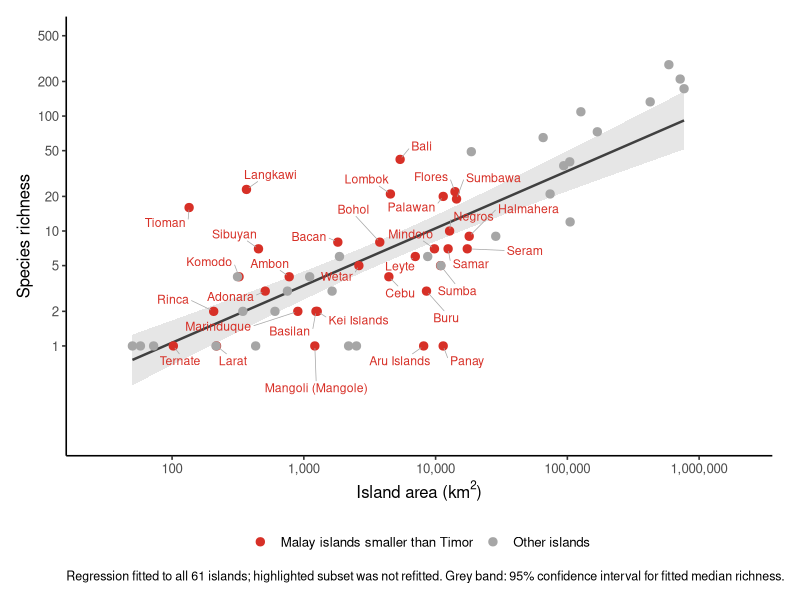
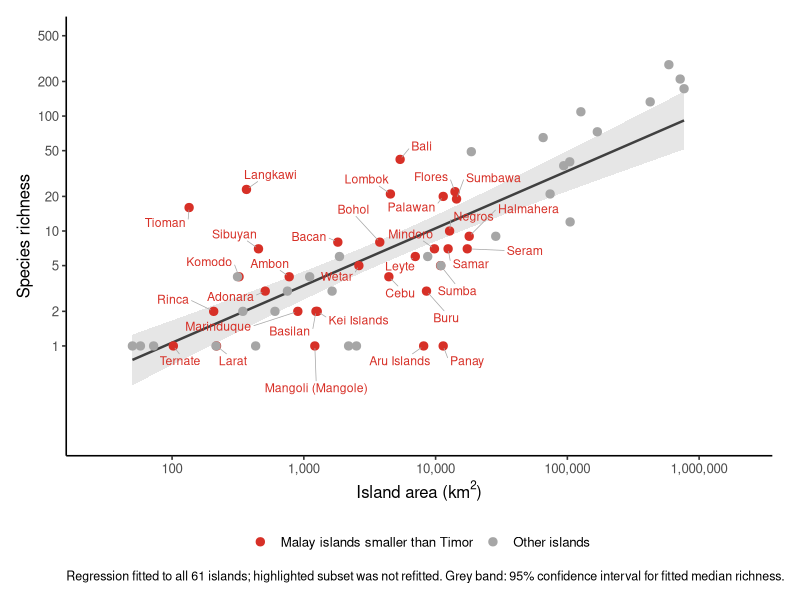

Here is the R script that generated these plots, in order:
# Open the paleo-islands project and run from the project root.
library(readxl)
library(ggplot2)
library(ggrepel)

# All islands; one pooled power relationship ----
islands <- as.data.frame(read_excel("data/richness/island-richness-area.xlsx"))
selected <- read.csv("data/richness/maps/islands-smaller-than-timor.csv")
islands$highlight <- ifelse(islands$island %in% selected$island, "Malay islands smaller than Timor", "Other islands")
stopifnot(sum(islands$island %in% selected$island) == 32)
islands$label <- ifelse(islands$island %in% selected$island, islands$island, "")
islands$log_area <- log(islands$area_km2)
islands$log_richness <- log(islands$n_sp)
fit <- lm(log_richness ~ log_area, data = islands)

# Back-transformed fitted median and its 95% confidence band ----
curve <- data.frame(area_km2 = exp(seq(min(islands$log_area), max(islands$log_area), length.out = 300)))
curve$log_area <- log(curve$area_km2)
interval <- predict(fit, newdata = curve, interval = "confidence", level = .95)
curve$richness <- exp(interval[, "fit"])
curve$lower <- exp(interval[, "lwr"])
curve$upper <- exp(interval[, "upr"])

# Names are retained even in crowded regions of the plot ----
figure <- ggplot(islands, aes(area_km2, n_sp)) +
  geom_ribbon(data = curve, aes(x = area_km2, ymin = lower, ymax = upper),
              inherit.aes = FALSE, fill = "grey85", alpha = .65) +
  geom_line(data = curve, aes(area_km2, richness), inherit.aes = FALSE,
            colour = "grey25", linewidth = .85) +
  geom_point(aes(colour = highlight), size = 2.5) +
  geom_text_repel(aes(label = label, colour = highlight), seed = 26,
    size = 3.1, max.overlaps = Inf, max.iter = 100000, max.time = 10,
    box.padding = .45, point.padding = .2, min.segment.length = 0,
    segment.colour = "grey65", segment.size = .25, show.legend = FALSE) +
  scale_x_log10(breaks = c(100, 1000, 10000, 100000, 1000000),
    labels = c("100", "1,000", "10,000", "100,000", "1,000,000"),
    expand = expansion(mult = c(.12, .16))) +
  scale_y_log10(breaks = c(1, 2, 5, 10, 20, 50, 100, 200, 500),
    expand = expansion(mult = c(.22, .15))) +
  scale_colour_manual(values = c("Malay islands smaller than Timor" = "#D73027", "Other islands" = "grey65")) +
  labs(x = expression("Island area (km"^2*")"), y = "Species richness", colour = NULL,
    caption = "Regression fitted to all 61 islands; highlighted subset was not refitted. Grey band: 95% confidence interval for fitted median richness.") +
  theme_classic(base_size = 12) +
  theme(legend.position = "bottom", plot.caption = element_text(size = 9, hjust = 0),
        plot.margin = margin(12, 20, 12, 12))
if (interactive()) print(figure)

dir.create("area-estimation/plots/pilot-regression", recursive = TRUE, showWarnings = FALSE)
ggsave("area-estimation/plots/pilot-regression/malay-smaller-than-timor-highlighted.pdf", figure, width = 13, height = 10)
ggsave("area-estimation/plots/pilot-regression/malay-smaller-than-timor-highlighted.png", figure, width = 13, height = 10, dpi = 180)
